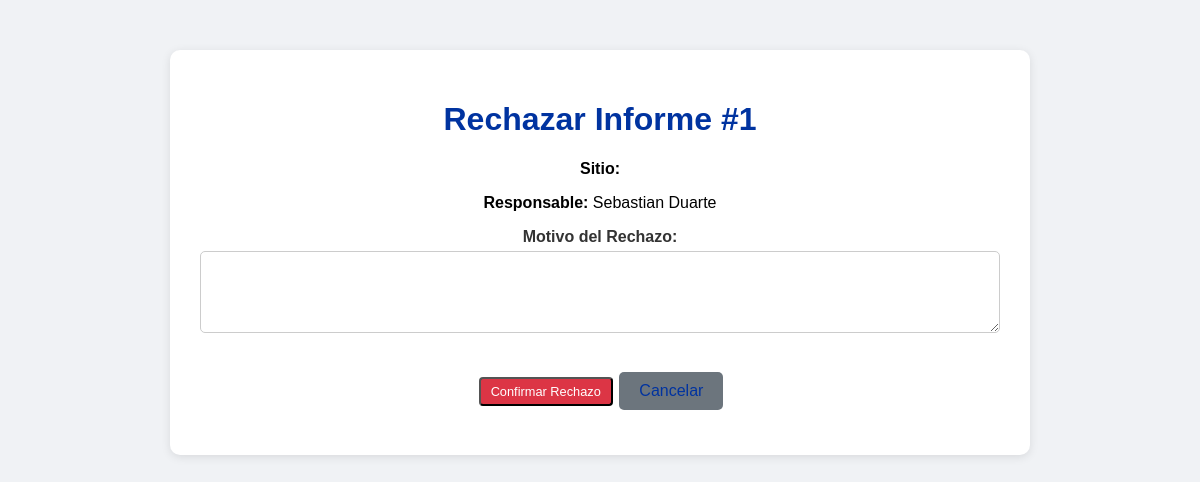
The page /rechazar_informe/1 (signed in) on the database as committed earlier.
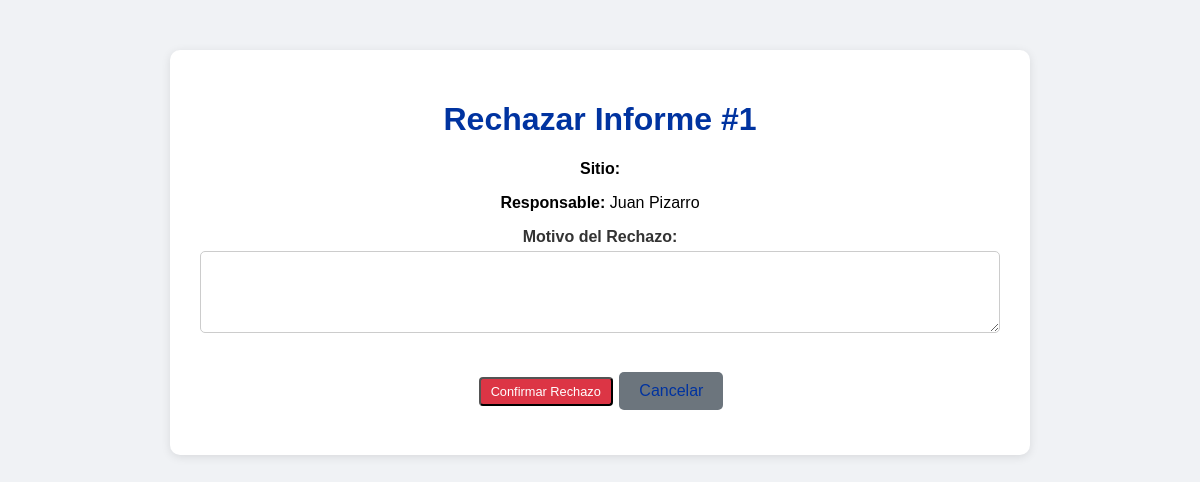
The same page on the database as committed later.
### app.py (models this page shows, shortened)
class InspeccionCOW(db.Model):
    id = db.Column(db.Integer, primary_key=True)
    usuario_id = db.Column(db.Integer, db.ForeignKey('usuario.id'), nullable=False)
    sitio_id = db.Column(db.Integer, db.ForeignKey('sitio.id'), nullable=True)
    fecha = db.Column(db.String(20), nullable=False)
    dia_turno = db.Column(db.Integer, nullable=False)
    responsable = db.Column(db.String(50), nullable=False)
    horometro = db.Column(db.Integer, nullable=False)
    hora_inicio = db.Column(db.String(10), nullable=False)
    hora_termino = db.Column(db.String(10), nullable=False)
    horas_funcionamiento = db.Column(db.Integer, nullable=True)
    cantidad_arranques = db.Column(db.Integer, nullable=True)
    nivel_aceite = db.Column(db.String(10), nullable=True)
    nivel_combustible = db.Column(db.String(10), nullable=True)
    nivel_refrigerante = db.Column(db.String(10), nullable=True)
    proxima_mantencion = db.Column(db.Integer, nullable=True)
    estado_ge_principal = db.Column(db.String(10), nullable=True)
    uso_ge_auxiliar = db.Column(db.String(5), nullable=True)
    limpieza_ge_interior = db.Column(db.String(5), nullable=True)
    limpieza_radiador = db.Column(db.String(5), nullable=True)
    sistema_combustible = db.Column(db.String(5), nullable=True)
    arranque_automatico = db.Column(db.String(5), nullable=True)
    limpieza_interior = db.Column(db.String(5), nullable=True)
    limpieza_exterior = db.Column(db.String(5), nullable=True)
    cable_5p_4p = db.Column(db.String(5), nullable=True)
    adaptador_ge_aux = db.Column(db.String(5), nullable=True)
    limpieza_rack_energia = db.Column(db.String(5), nullable=True)
    estado_planta_vertiv = db.Column(db.String(5), nullable=True)
    rectificador_n1 = db.Column(db.String(5), nullable=True)
    rectificador_n2 = db.Column(db.String(5), nullable=True)
    rectificador_n3 = db.Column(db.String(5), nullable=True)
    estado_air_scale = db.Column(db.String(5), nullable=True)
    estado_alarmas = db.Column(db.String(5), nullable=True)
    estado_7250_ixr = db.Column(db.String(5), nullable=True)
    estado_fpfh = db.Column(db.String(5), nullable=True)
    conversor_solar_n1 = db.Column(db.String(5), nullable=True)
    conversor_solar_n2 = db.Column(db.String(5), nullable=True)
    limpieza_rack_baterias = db.Column(db.String(5), nullable=True)
    estado_baterias = db.Column(db.String(5), nullable=True)
    estado_inversor = db.Column(db.String(5), nullable=True)
    estado_ventiladores = db.Column(db.String(5), nullable=True)
    limpieza_rack_telecom = db.Column(db.String(5), nullable=True)
    limpieza_paneles = db.Column(db.String(5), nullable=True)
    estructura_paneles = db.Column(db.String(5), nullable=True)
    cantidad_cunas = db.Column(db.String(10), nullable=True)
    checkpoints = db.Column(db.String(5), nullable=True)
    presion_neumaticos = db.Column(db.String(5), nullable=True)
    estado_torre = db.Column(db.String(5), nullable=True)
    estado_piolas_viento = db.Column(db.String(5), nullable=True)
    nivelacion_carro = db.Column(db.String(5), nullable=True)
    gatas_posicionamiento = db.Column(db.String(5), nullable=True)
    manivelas_izaje = db.Column(db.String(5), nullable=True)
    observaciones_ge = db.Column(db.Text, nullable=True)
    observaciones_rack = db.Column(db.Text, nullable=True)
    observaciones_estructuras = db.Column(db.Text, nullable=True)
    foto_1 = db.Column(db.String(200), nullable=True)
    foto_2 = db.Column(db.String(200), nullable=True)
    foto_3 = db.Column(db.String(200), nullable=True)
    foto_rack_1 = db.Column(db.String(200), nullable=True)
    foto_rack_2 = db.Column(db.String(200), nullable=True)
    foto_rack_3 = db.Column(db.String(200), nullable=True)
    foto_estructuras_1 = db.Column(db.String(200), nullable=True)
    foto_estructuras_2 = db.Column(db.String(200), nullable=True)
    foto_estructuras_3 = db.Column(db.String(200), nullable=True)
    foto_levantamiento_1 = db.Column(db.String(200), nullable=True)
    foto_levantamiento_2 = db.Column(db.String(200), nullable=True)
    foto_levantamiento_3 = db.Column(db.String(200), nullable=True)
    foto_levantamiento_4 = db.Column(db.String(200), nullable=True)
    foto_levantamiento_5 = db.Column(db.String(200), nullable=True)
    foto_levantamiento_6 = db.Column(db.String(200), nullable=True)
    foto_levantamiento_7 = db.Column(db.String(200), nullable=True)
    foto_levantamiento_8 = db.Column(db.String(200), nullable=True)
    foto_levantamiento_9 = db.Column(db.String(200), nullable=True)
    foto_levantamiento_10 = db.Column(db.String(200), nullable=True)
    foto_levantamiento_11 = db.Column(db.String(200), nullable=True)
    foto_levantamiento_12 = db.Column(db.String(200), nullable=True)
    foto_levantamiento_13 = db.Column(db.String(200), nullable=True)
    foto_levantamiento_14 = db.Column(db.String(200), nullable=True)
    foto_levantamiento_15 = db.Column(db.String(200), nullable=True)
    foto_levantamiento_16 = db.Column(db.String(200), nullable=True)
    foto_levantamiento_17 = db.Column(db.String(200), nullable=True)
    foto_levantamiento_18 = db.Column(db.String(200), nullable=True)
    foto_levantamiento_19 = db.Column(db.String(200), nullable=True)
    foto_levantamiento_20 = db.Column(db.String(200), nullable=True)
    foto_levantamiento_21 = db.Column(db.String(200), nullable=True)
    foto_levantamiento_22 = db.Column(db.String(200), nullable=True)
    foto_levantamiento_23 = db.Column(db.String(200), nullable=True)
    foto_levantamiento_24 = db.Column(db.String(200), nullable=True)
    foto_levantamiento_25 = db.Column(db.String(200), nullable=True)
    foto_levantamiento_26 = db.Column(db.String(200), nullable=True)
    foto_levantamiento_27 = db.Column(db.String(200), nullable=True)
    foto_levantamiento_28 = db.Column(db.String(200), nullable=True)
    foto_levantamiento_29 = db.Column(db.String(200), nullable=True)
    foto_levantamiento_30 = db.Column(db.String(200), nullable=True)
    foto_levantamiento_31 = db.Column(db.String(200), nullable=True)
    foto_levantamiento_32 = db.Column(db.String(200), nullable=True)
    foto_levantamiento_33 = db.Column(db.String(200), nullable=True)
    foto_mejora_1 = db.Column(db.String(200), nullable=True)
    descripcion_mejora_1 = db.Column(db.String(500), nullable=True)
    foto_mejora_2 = db.Column(db.String(200), nullable=True)
    descripcion_mejora_2 = db.Column(db.String(500), nullable=True)
    foto_mejora_3 = db.Column(db.String(200), nullable=True)
    descripcion_mejora_3 = db.Column(db.String(500), nullable=True)
    foto_mejora_4 = db.Column(db.String(200), nullable=True)
    descripcion_mejora_4 = db.Column(db.String(500), nullable=True)
    motivo_rechazo = db.Column(db.String(500), nullable=True)
    estado = db.Column(db.String(20), default='pendiente')  # pendiente, aprobado, rechazado
    fecha_registro = db.Column(db.DateTime, default=datetime.utcnow)
    usuario = db.relationship('Usuario', backref='inspecciones_cow')

### app.py (the view)
@app.route('/rechazar_informe/<int:id>', methods=['GET', 'POST'])
def rechazar_informe(id):
    if 'username' not in session:
        return redirect(url_for('login'))
    usuario_actual = Usuario.query.filter_by(username=session['username']).first()
    if usuario_actual.rol != 'supervisor':
        return "Acceso denegado", 403
    inspeccion = InspeccionCOW.query.get_or_404(id)
    if request.method == 'POST':
        motivo = request.form.get('motivo_rechazo', '')
        inspeccion.estado = 'rechazado'
        inspeccion.motivo_rechazo = motivo
        db.session.commit()
        return redirect(url_for('ver_informes'))
    return render_template('rechazar_informe.html', inspeccion=inspeccion)

### templates/rechazar_informe.html (shortened to what this page needs)
<!DOCTYPE html>
<html lang="es">
<head>
    <link rel="stylesheet" href="{{ url_for('static', filename='style.css') }}">
</head>
<body>
    <div class="container">
        <h1>Rechazar Informe #{{ inspeccion.id }}</h1>
        <p><strong>Sitio:</strong> {{ inspeccion.nombre_sitio }}</p>
        <p><strong>Responsable:</strong> {{ inspeccion.responsable }}</p>
        <form method="POST">
            <div class="form-group">
                <label for="motivo_rechazo">Motivo del Rechazo:</label>
                <textarea name="motivo_rechazo" id="motivo_rechazo" class="form-control" rows="4" required></textarea>
            </div>
            <div class="form-group">
                <button type="submit" class="btn-rechazar">Confirmar Rechazo</button>
                <a href="{{ url_for('ver_informes') }}" class="btn-volver">Cancelar</a>
            </div>
        </form>
    </div>
</body>
</html>

Rows that differ between the two databases and show on the page:
changed InspeccionCOW id 1: responsable "Sebastian Duarte" → "Juan Pizarro"
